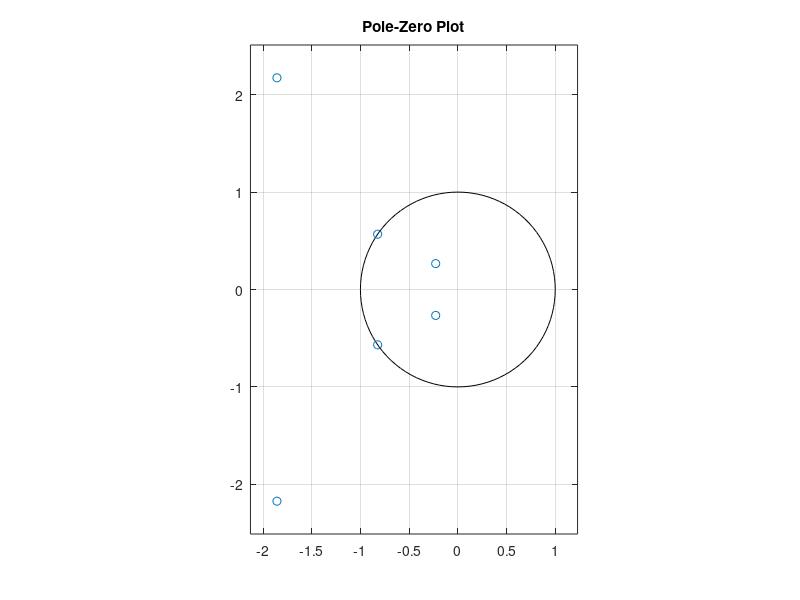
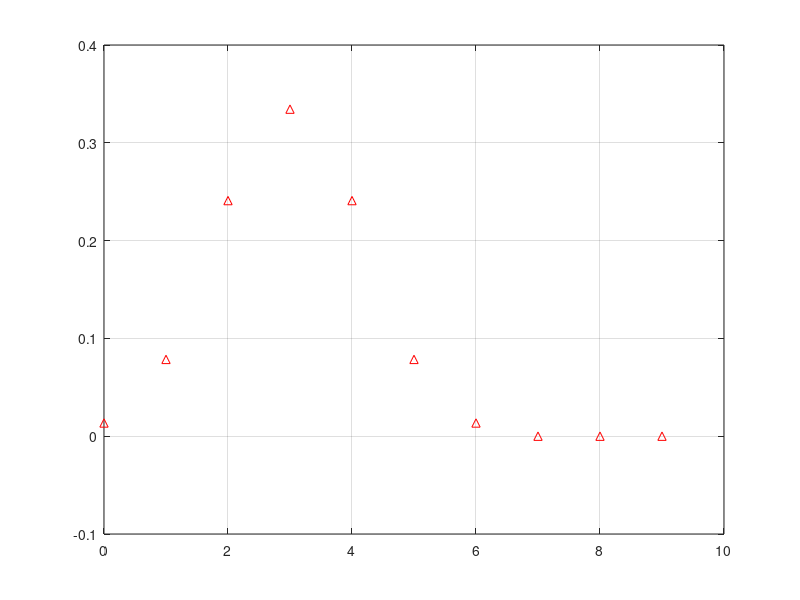
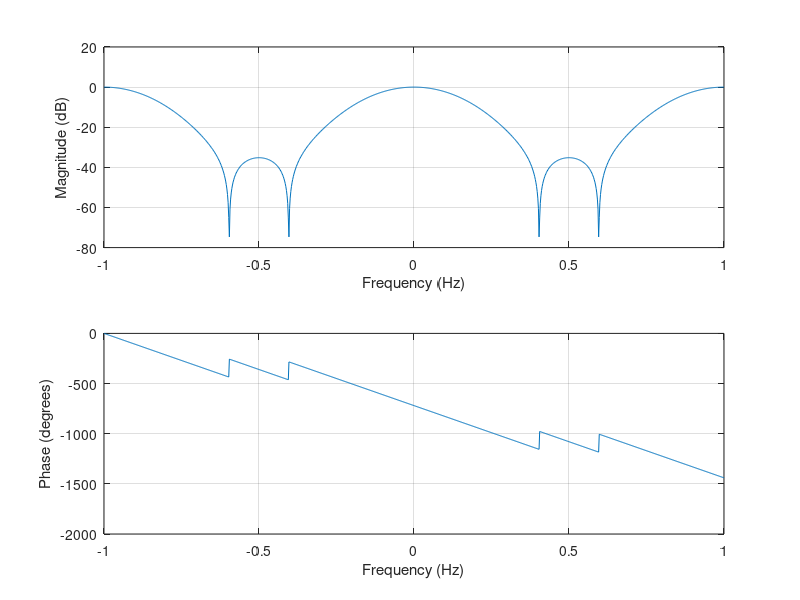
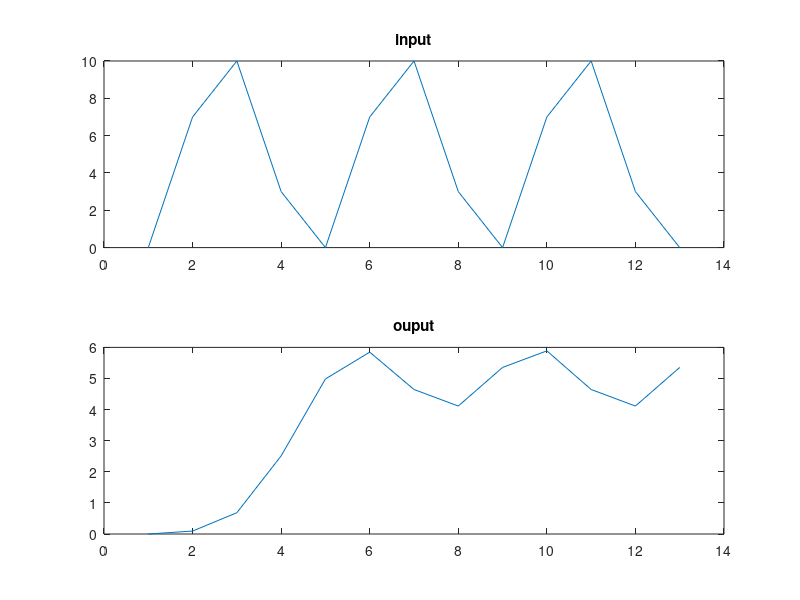

Write MATLAB code to recreate these figures, in order.
clear;
clc;

%%%%%%%%%%%%%%%%%%%%%%%%%%%%%%%%%%%%%%%%%%%%%%%%%%%%%%%%%%%%%%%%%%%%%%%%%%%
% adjusting the coeffitiens to be integers for vhdl

b = 16;
lsb = -(-1) / (2^(b - 1));  % lsb for converting double to int
coeff = [0.0135, 0.0785, 0.2409, 0.3344, 0.2409, 0.0785, 0.0135]'; 
c_i = round(coeff / lsb);  % integer coefficients

disp("factor = " + lsb);
disp("coefficients for filter: ");
disp(c_i);

%%%%%%%%%%%%%%%%%%%%%%%%%%%%%%%%%%%%%%%%%%%%%%%%%%%%%%%%%%%%%%%%%%%%%%%%%%%
% calculate expected output

% this must be the same as in io/input_vectors
x = [0, 7, 10, 3, 0, 7, 10, 3, 0, 7, 10, 3, 0];
a = [1];  % fir filter has only a_0 = 1
% calculate the expected filter output
y = filter(coeff, a, x);
% you can also calculate this with a simple convolution
% y2 = conv(x, coeff);
% y2 = y2(1:length(x));

disp("expected output of filter: ");
disp(y);
% this output should match the output of the vhdl filter
disp("expected output of vhdl filter according to factor: ");
disp(y / lsb);

figure(1);
% this would be your sampling period
Ts = 1;
t = linspace(0, length(x) * Ts, length(x));
stem(t, x);

%%%%%%%%%%%%%%%%%%%%%%%%%%%%%%%%%%%%%%%%%%%%%%%%%%%%%%%%%%%%%%%%%%%%%%%%%%%
% simulate the filter characteristics

f = linspace(-1/Ts,1/Ts,1000);

% Compute zeros (roots of nominator)
z = roots(coeff);

% Compute poles (roots of denominator)
p = roots(a);

% Pole-zero plot
figure(1)
zplane(z,p);
title('Pole-Zero Plot');

% First 10 samples of the impulse response
figure(2)
impz(coeff,a,10);
grid on;

% Frequency response (assuming a sampling rate of 1kHz)
figure(3)
freqz(coeff,a,f,1/Ts);

% plot input and output
figure(4)
tx = [1:length(x)];
ty = [1:length(y)];
subplot(2,1,1)
plot(tx, x);
title("input");
subplot(2,1,2)
plot(ty, y);
title("ouput");
